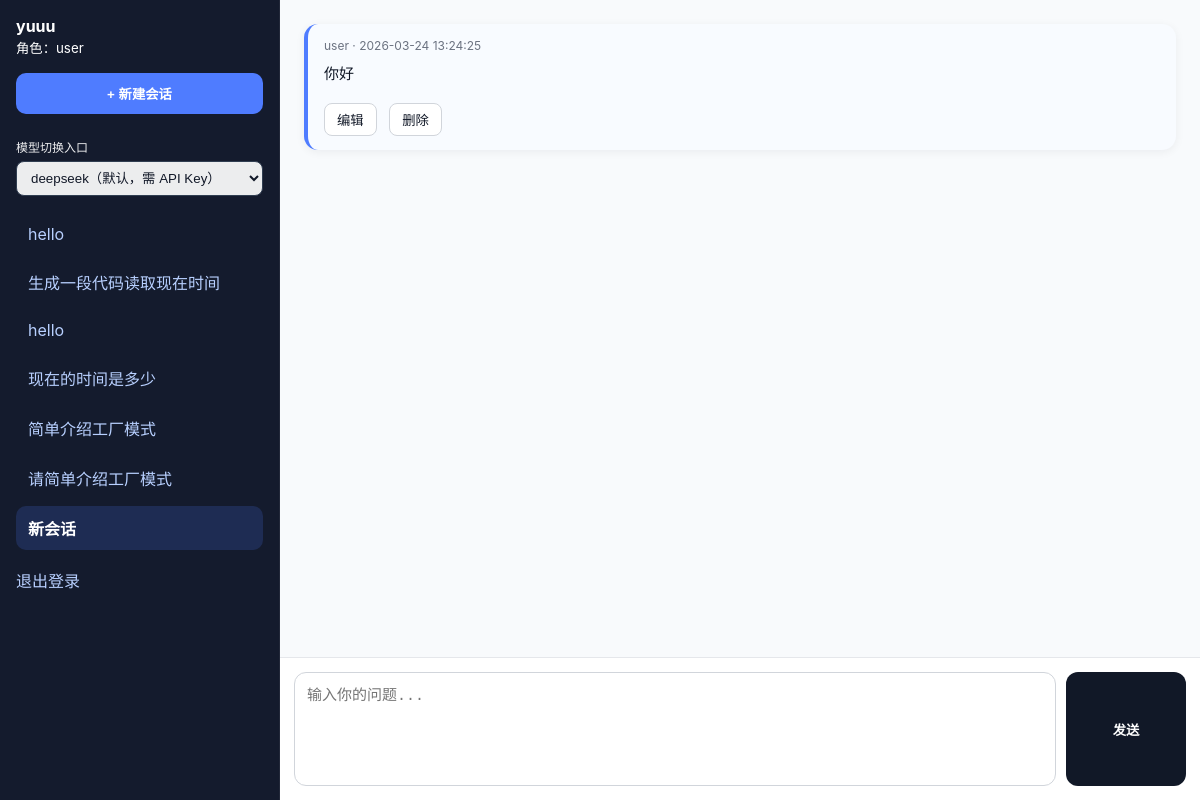
The app's page /chat?conversation_id=1 (signed in) with its own data.
### tables this page shows
CREATE TABLE messages (
                    id INTEGER PRIMARY KEY AUTOINCREMENT,
                    conversation_id INTEGER NOT NULL,
                    role TEXT NOT NULL CHECK(role IN ('user', 'assistant', 'system')),
                    content TEXT NOT NULL,
                    created_at DATETIME DEFAULT CURRENT_TIMESTAMP,
                    FOREIGN KEY (conversation_id) REFERENCES conversations(id) ON DELETE CASCADE
                );

CREATE TABLE conversations (
                    id INTEGER PRIMARY KEY AUTOINCREMENT,
                    user_id INTEGER NOT NULL,
                    title TEXT NOT NULL,
                    model_name TEXT NOT NULL DEFAULT 'mock',
                    created_at DATETIME DEFAULT CURRENT_TIMESTAMP,
                    updated_at DATETIME DEFAULT CURRENT_TIMESTAMP,
                    FOREIGN KEY (user_id) REFERENCES users(id) ON DELETE CASCADE
                );

### chat_system/web.py (the view)
    @app.get("/chat")
    @login_required
    def chat_page():
        user_id = int(session["user_id"])
        conversations = facade.list_conversations(user_id)
        current_id = request.args.get("conversation_id", type=int)
        if current_id:
            current_conv = repo.get_conversation_by_user(current_id, user_id)
            if not current_conv:
                return redirect(url_for("chat_page"))
        if not current_id and conversations:
            current_id = conversations[0]["id"]
        messages = facade.list_messages(current_id) if current_id else []
        return render_template(
            "chat.html",
            username=session.get("username"),
            role=session.get("role"),
            conversations=conversations,
            current_id=current_id,
            messages=messages,
        )

### chat_system/db.py (called while the page is built)
    def get_conn(self) -> sqlite3.Connection:
        conn = sqlite3.connect(self.db_path, check_same_thread=False)
        conn.row_factory = sqlite3.Row
        conn.execute('PRAGMA foreign_keys = ON')
        return conn

### chat_system/repository.py (called while the page is built)
    def list_conversations(self, user_id: int) -> list[dict[str, Any]]:
        conn = self.db.get_conn()
        try:
            rows = conn.execute(
                "SELECT * FROM conversations WHERE user_id = ? ORDER BY updated_at DESC, id DESC",
                (user_id,),
            ).fetchall()
            return [dict(r) for r in rows]
        finally:
            conn.close()

    def get_conversation_by_user(self, conversation_id: int, user_id: int) -> dict[str, Any] | None:
        conn = self.db.get_conn()
        try:
            row = conn.execute(
                "SELECT * FROM conversations WHERE id = ? AND user_id = ?",
                (conversation_id, user_id),
            ).fetchone()
            return dict(row) if row else None
        finally:
            conn.close()

    def list_messages(self, conversation_id: int) -> list[dict[str, Any]]:
        conn = self.db.get_conn()
        try:
            rows = conn.execute(
                "SELECT * FROM messages WHERE conversation_id = ? ORDER BY id ASC",
                (conversation_id,),
            ).fetchall()
            return [dict(r) for r in rows]
        finally:
            conn.close()

### chat_system/service.py (called while the page is built)
    def list_conversations(self, user_id: int) -> list[dict]:
        return self.repo.list_conversations(user_id)

    def list_messages(self, conversation_id: int) -> list[dict]:
        return self.repo.list_messages(conversation_id)

### chat_system/web.py (called while the page is built)
def login_required(view_func):
    @wraps(view_func)
    def wrapper(*args, **kwargs):
        if "user_id" not in session:
            return redirect(url_for("login"))
        return view_func(*args, **kwargs)
    return wrapper

### chat_system/templates/chat.html (shortened to what this page needs)
<!doctype html>
<html lang="zh-CN">
<head>
  <link rel="stylesheet" href="{{ url_for('static', filename='style.css') }}" />
</head>
<body>
  <div class="layout">
    <aside class="sidebar">
      <div class="user-box">
        <strong>{{ username }}</strong>
        <small>角色：{{ role }}</small>
      </div>
      <button id="new-conv">+ 新建会话</button>
      <div class="model-entry">
        <p>模型切换入口</p>
        <select id="model-name">
          <option value="deepseek" selected>deepseek（默认，需 API Key）</option>
        </select>
      </div>
      <ul class="conv-list">
        {% for c in conversations %}
        <li class="{% if c.id == current_id %}active{% endif %}">
          <a href="{{ url_for('chat_page', conversation_id=c.id) }}">{{ c.title }}</a>
        </li>
        {% endfor %}
      </ul>
      <a href="{{ url_for('logout') }}">退出登录</a>
    </aside>
    <main>
      <div id="messages" class="messages">
        {% for m in messages %}
          <div class="msg {{ m.role }}" data-id="{{ m.id }}">
            <div class="meta">{{ m.role }} · {{ m.created_at }}</div>
            {% if m.role == 'assistant' %}
              <div class="assistant-content markdown-body" data-content="{{ m.content | e }}"></div>
            {% else %}
              <pre class="user-content">{{ m.content }}</pre>
            {% endif %}
            <div class="actions">
              <button onclick="editMessage({{ m.id }})">编辑</button>
              <button onclick="deleteMessage({{ m.id }})">删除</button>
            </div>
          </div>
        {% endfor %}
      </div>
      <div class="input-box">
        <textarea id="input" placeholder="输入你的问题..."></textarea>
        <button id="send">发送</button>
      </div>
    </main>
  </div>
</body>
</html>

### chat_system/static/style.css (style rules this page uses)
body { margin: 0; font-family: -apple-system, BlinkMacSystemFont, 'Segoe UI', sans-serif; background: #f6f7fb; color: #111827; }
.layout { display: grid; grid-template-columns: 280px 1fr; height: 100vh; }
.sidebar { background: #141b2d; color: #fff; padding: 16px; overflow: auto; border-right: 1px solid rgba(255,255,255,0.06); }
.sidebar a { color: #b8d0ff; text-decoration: none; }
.user-box { margin-bottom: 16px; display: flex; flex-direction: column; gap: 2px; }
#new-conv { width: 100%; margin-bottom: 12px; padding: 11px; border-radius: 10px; border: 0; background: #4f7cff; color: #fff; font-weight: 600; cursor: pointer; }
.model-entry, .placeholder { margin: 12px 0; font-size: 12px; opacity: .92; }
.model-entry p { margin: 0 0 6px; }
#model-name { width: 100%; padding: 8px 10px; border-radius: 8px; border: 1px solid #334155; background: #fff; color: #111827; }
.conv-list { list-style: none; padding: 0; margin: 18px 0; }
.conv-list li { margin-bottom: 6px; }
.conv-list li a { display: block; padding: 10px 12px; border-radius: 10px; transition: all .15s ease; }
.conv-list li.active a { font-weight: bold; color: #fff; background: rgba(79,124,255,0.18); }
main { display: flex; flex-direction: column; height: 100vh; background: #f8fafc; }
.messages { flex: 1; overflow: auto; padding: 24px; }
.msg { background: #fff; border-radius: 14px; padding: 14px 16px; margin-bottom: 14px; box-shadow: 0 2px 10px rgba(15,23,42,.06); }
.msg.user { border-left: 4px solid #4f7cff; background: #f8fbff; }
.meta { font-size: 12px; color: #6b7280; margin-bottom: 10px; }
.user-content { margin: 0; white-space: pre-wrap; word-break: break-word; line-height: 1.7; font-size: 15px; }
.actions { margin-top: 10px; }
.actions button { margin-top: 4px; margin-right: 8px; border: 1px solid #d1d5db; background: #fff; color: #111827; border-radius: 8px; padding: 6px 12px; cursor: pointer; }
.input-box { border-top: 1px solid #e5e7eb; padding: 14px; display: flex; gap: 10px; background: #fff; }
textarea { flex: 1; height: 88px; resize: none; border: 1px solid #d1d5db; border-radius: 12px; padding: 12px; font-size: 15px; line-height: 1.6; outline: none; }
#send { width: 120px; border: none; border-radius: 12px; background: #111827; color: #fff; font-weight: 600; cursor: pointer; }

### records on screen
messages: role "user", created_at "2026-03-24 13:24:25", content "你好"
conversations: title "hello"
conversations: title "生成一段代码读取现在时间"
conversations: title "hello"
conversations: title "现在的时间是多少"
conversations: title "简单介绍工厂模式"
conversations: title "请简单介绍工厂模式"
conversations: title "新会话"

### other values on screen
{{ username }} "yuuu"
